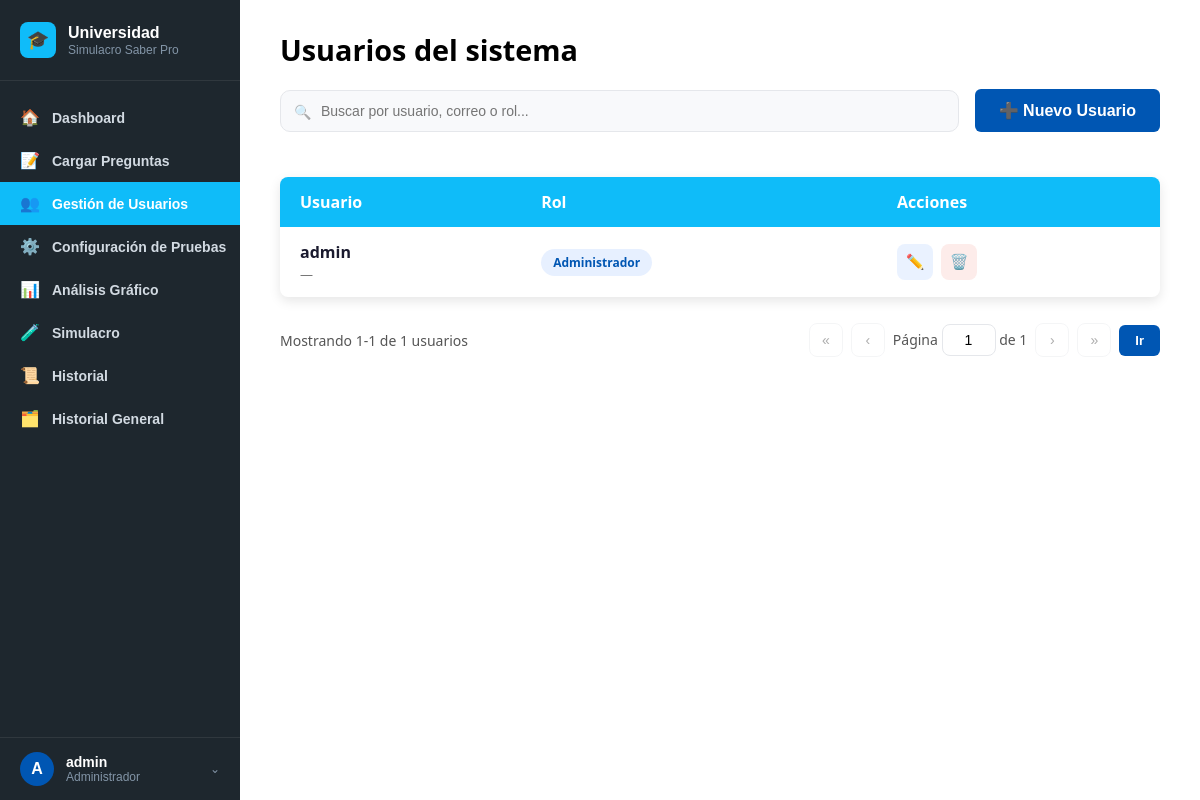
Page /admin/admin_usuarios.php (signed in) on the committed database.
### tables this page shows
CREATE TABLE `usuarios` (
  `id` int(11) NOT NULL AUTO_INCREMENT,
  `usuario` varchar(50) NOT NULL,
  `contrasena` varchar(255) NOT NULL,
  `rol` varchar(20) NOT NULL,
  `email` varchar(150) DEFAULT NULL,
  `reset_token_hash` varchar(64) DEFAULT NULL,
  `reset_token_expira` datetime DEFAULT NULL,
  PRIMARY KEY (`id`),
  UNIQUE KEY `uq_usuarios_email` (`email`)
);

### admin/admin_usuarios.php (the view, shortened to what this page needs)
<?php
require_once __DIR__ . '/../conexion.php';
$listado = $conn->query("SELECT id, usuario, rol, email FROM usuarios ORDER BY usuario ASC");
?>
<!DOCTYPE html>
<html lang="es">
<head>
<link rel="stylesheet" href="../estilos.css" />
</head>
<body>
    <?php require __DIR__ . '/../sidebar.php'; ?>
    <div class="content">
        <div class="contenedor-derecho">
            <h2 style="margin:0;">Usuarios del sistema</h2>
            <div class="usuarios-toolbar">
                <div class="buscador-usuarios">
                    <span class="buscador-icono">🔍</span>
                    <input type="text" id="buscador" placeholder="Buscar por usuario, correo o rol...">
                </div>
                <button type="button" class="btn" style="white-space:nowrap;" onclick="nuevoUsuario()">➕ Nuevo Usuario</button>
            </div>
            <table class="tabla-indicadores">
                <thead>
                    <tr>
                        <th>Usuario</th>
                        <th>Rol</th>
                        <th>Acciones</th>
                    </tr>
                </thead>
                <tbody id="cuerpoTabla">
                    <?php while ($u = $listado->fetch_assoc()): ?>
                        <tr class="fila-usuario">
                            <td>
                                <div class="usuario-nombre"><?= htmlspecialchars($u['usuario']) ?></div>
                                <div class="usuario-correo"><?= htmlspecialchars($u['email'] ?? '—') ?></div>
                            </td>
                            <td>
                                <span class="rol-badge <?= $u['rol'] === 'admin' ? 'rol-admin' : '' ?>">
                                    <?= $u['rol'] === 'admin' ? 'Administrador' : 'Visor' ?>
                                </span>
                            </td>
                            <td>
                                <div style="display:flex; gap:8px;">
                                    <button type="button" class="icon-btn icon-editar" title="Editar"
                                            onclick='editarUsuario(<?= json_encode([
                                                "id" => (int)$u['id'],
                                                "usuario" => $u['usuario'],
                                                "email" => $u['email'] ?? '',
                                                "rol" => $u['rol'],
                                            ], JSON_UNESCAPED_UNICODE | JSON_HEX_APOS | JSON_HEX_QUOT | JSON_HEX_AMP | JSON_HEX_TAG) ?>)'>✏️</button>
                                    <form action="admin_usuario_eliminar.php" method="post"
                                          onsubmit="return confirm('¿Eliminar al usuario &quot;<?= htmlspecialchars($u['usuario'], ENT_QUOTES) ?>&quot;? Esta acción no se puede deshacer.');">
                                        <button type="submit" class="icon-btn icon-eliminar" title="Eliminar">🗑️</button>
                                    </form>
                                </div>
                            </td>
                        </tr>
                    <?php endwhile; ?>
                </tbody>
            </table>
            <div class="tabla-paginacion" id="paginacion">
                <span id="resumenPaginacion">Mostrando 0 de 0 usuarios</span>
                <div class="controles">
                    <button type="button" class="paginacion-btn" id="btnPrimero" title="Primera página">«</button>
                    <button type="button" class="paginacion-btn" id="btnAnterior" title="Página anterior">‹</button>
                    <span>Página <input type="text" class="pagina-actual" id="paginaActual" value="1"> de <span id="totalPaginas">1</span></span>
                    <button type="button" class="paginacion-btn" id="btnSiguiente" title="Página siguiente">›</button>
                    <button type="button" class="paginacion-btn" id="btnUltimo" title="Última página">»</button>
                    <button type="button" class="btn" id="btnIr" style="padding:8px 16px;font-size:13px;">Ir</button>
                </div>
            </div>
        </div>
    </div>
</body>
</html>

### estilos.css (style rules this page uses)
body { margin: 0; font-family: Arial, sans-serif; }
.content { margin-left: 240px; padding: 0; background-color: #f7f9fc; min-height: 100vh; box-sizing: border-box; display: flex; }
.contenedor-derecho { background-color: #fff; padding: 30px 40px; width: 100%; box-sizing: border-box; font-family: 'Segoe UI', Tahoma, Geneva, Verdana, sans-serif; color: #333; display: flex; flex-direction: column; gap: 20px; }
.contenedor-derecho h2 { margin-top: 0; font-weight: 700; font-size: 1.8rem; color: #000000; }
.contenedor-derecho form { display: flex; flex-direction: column; gap: 20px; }
.btn { padding: 12px 24px; background-color: #0056b3; border: none; border-radius: 6px; color: white; font-weight: 700; font-size: 16px; cursor: pointer; transition: background-color 0.3s ease; display: inline-block; text-align: center; }
.tabla-indicadores { width: 100%; border-collapse: collapse; margin-top: 25px; font-family: 'Segoe UI', Tahoma, Geneva, Verdana, sans-serif; box-shadow: 0 4px 12px rgba(0,0,0,0.1); background-color: white; border-radius: 8px; overflow: hidden; }
.tabla-indicadores thead tr { background-color: #0fbcf9; color: white; text-align: left; font-weight: 700; }
.tabla-indicadores th, .tabla-indicadores td { padding: 14px 20px; }
.tabla-indicadores tbody tr { border-bottom: 1px solid #ddd; transition: background-color 0.3s ease; }
.tabla-indicadores tbody tr:last-child { border-bottom: none; }
.usuarios-toolbar { display: flex; align-items: center; gap: 16px; flex-wrap: wrap; }
.buscador-usuarios { position: relative; flex: 1; min-width: 220px; }
.buscador-usuarios .buscador-icono { position: absolute; left: 14px; top: 50%; transform: translateY(-50%); opacity: 0.5; font-size: 14px; pointer-events: none; }
.buscador-usuarios input { width: 100%; padding: 12px 14px 12px 40px; border-radius: 10px; border: 1.5px solid #e5e7eb; background-color: #f8f9fb; font-size: 14px; box-sizing: border-box; transition: border-color 0.3s ease, background-color 0.3s ease; }
.usuario-nombre { font-weight: 700; color: #1a1a2e; }
.usuario-correo { color: #777; font-size: 13px; margin-top: 2px; }
.rol-badge { display: inline-block; padding: 5px 12px; border-radius: 999px; font-size: 12px; font-weight: 700; background-color: #eef2f7; color: #444; }
.rol-badge.rol-admin { background-color: #e7f0ff; color: #0056b3; }
.icon-btn { width: 36px; height: 36px; display: inline-flex; align-items: center; justify-content: center; border-radius: 8px; border: none; cursor: pointer; font-size: 15px; transition: background-color 0.2s ease; }
.icon-btn.icon-editar { background-color: #eaf2ff; }
.icon-btn.icon-eliminar { background-color: #fdecea; }
.tabla-paginacion { display: flex; align-items: center; justify-content: space-between; flex-wrap: wrap; gap: 12px; margin-top: 6px; font-size: 14px; color: #555; }
.tabla-paginacion .controles { display: flex; align-items: center; gap: 8px; flex-wrap: wrap; }
.tabla-paginacion .paginacion-btn { width: 34px; height: 34px; border-radius: 8px; border: 1.5px solid #e5e7eb; background-color: #fff; cursor: pointer; font-size: 14px; color: #333; }
.tabla-paginacion .paginacion-btn:disabled { opacity: 0.4; cursor: not-allowed; }
.tabla-paginacion .pagina-actual { width: 44px; text-align: center; padding: 7px 4px; border-radius: 8px; border: 1.5px solid #e5e7eb; font-size: 14px; }

### rows in the picture
usuarios: usuario "admin", email "—", rol "Administrador"

### other values in the picture
$modulo['icono'] "🏠"
$modulo['texto'] "Dashboard"
$modulo['icono'] "📝"
$modulo['texto'] "Cargar Preguntas"
$modulo['icono'] "👥"
$modulo['texto'] "Gestión de Usuarios"
$modulo['icono'] "⚙️"
$modulo['texto'] "Configuración de Prue…"
$modulo['icono'] "📊"
$modulo['texto'] "Análisis Gráfico"
$modulo['icono'] "🧪"
$modulo['texto'] "Simulacro"
$modulo['icono'] "📜"
$modulo['texto'] "Historial"
$modulo['icono'] "🗂️"
